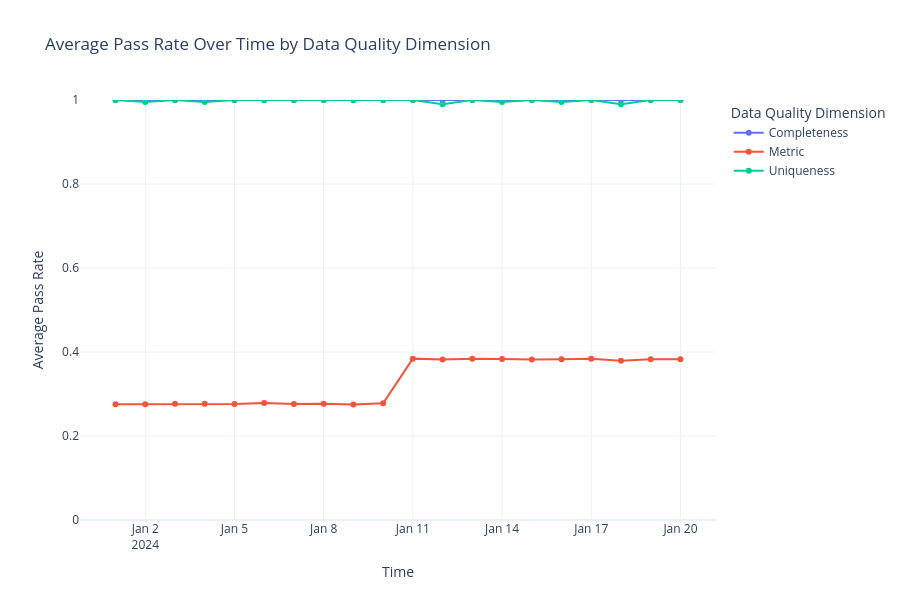

Notebook source saved alongside this figure:
### Code cell
import matplotlib.pyplot as plt
import plotly.express as px

# Group by measurement_time and data_quality_dimension to get average pass_rate
time_series_results = (
    report_df.groupby(["measurement_time", "data_quality_dimension"])
    .agg({"pass_rate": "mean"})
    .reset_index()
    .sort_values("measurement_time")
)

# Create interactive Plotly line chart
fig = px.line(
    time_series_results,
    x="measurement_time",
    y="pass_rate",
    color="data_quality_dimension",
    title="Average Pass Rate Over Time by Data Quality Dimension",
    labels={
        "measurement_time": "Time",
        "pass_rate": "Average Pass Rate",
        "data_quality_dimension": "Data Quality Dimension",
    },
    markers=True,
    height=600,
)

fig.update_layout(
    hovermode="x unified", yaxis=dict(range=[0, 1]), template="plotly_white"
)

fig.show()

# Print summary statistics
print("\nSummary by Data Quality Dimension:")
print(
    time_series_results.groupby("data_quality_dimension")["pass_rate"].agg(
        ["mean", "min", "max"]
    )
)

### Figure 1 — Plotly figure (JSON) as saved in the notebook; plotly's stock layout.template omitted (floating-point values rounded to 4 significant figures)
{"data": [{"hovertemplate": "Data Quality Dimension=Completeness<br>Time=%{x}<br>Average Pass Rate=%{y}<extra></extra>", "legendgroup": "Completeness", "line": {"color": "#636efa", "dash": "solid"}, "marker": {"symbol": "circle"}, "mode": "lines+markers", "name": "Completeness", "orientation": "v", "showlegend": true, "type": "scatter", "x": ["2024-01-01T00:00:00.000000", "2024-01-02T00:00:00.000000", "2024-01-03T00:00:00.000000", "2024-01-04T00:00:00.000000", "2024-01-05T00:00:00.000000", "2024-01-06T00:00:00.000000", "2024-01-07T00:00:00.000000", "2024-01-08T00:00:00.000000", "2024-01-09T00:00:00.000000", "2024-01-10T00:00:00.000000", "2024-01-11T00:00:00.000000", "2024-01-12T00:00:00.000000", "2024-01-13T00:00:00.000000", "2024-01-14T00:00:00.000000", "2024-01-15T00:00:00.000000", "2024-01-16T00:00:00.000000", "2024-01-17T00:00:00.000000", "2024-01-18T00:00:00.000000", "2024-01-19T00:00:00.000000", "2024-01-20T00:00:00.000000"], "xaxis": "x", "y": [1.0, 1.0, 1.0, 1.0, 1.0, 1.0, 1.0, 1.0, 1.0, 1.0, 1.0, 1.0, 1.0, 1.0, 1.0, 1.0, 1.0, 1.0, 1.0, 1.0], "yaxis": "y"}, {"hovertemplate": "Data Quality Dimension=Metric<br>Time=%{x}<br>Average Pass Rate=%{y}<extra></extra>", "legendgroup": "Metric", "line": {"color": "#EF553B", "dash": "solid"}, "marker": {"symbol": "circle"}, "mode": "lines+markers", "name": "Metric", "orientation": "v", "showlegend": true, "type": "scatter", "x": ["2024-01-01T00:00:00.000000", "2024-01-02T00:00:00.000000", "2024-01-03T00:00:00.000000", "2024-01-04T00:00:00.000000", "2024-01-05T00:00:00.000000", "2024-01-06T00:00:00.000000", "2024-01-07T00:00:00.000000", "2024-01-08T00:00:00.000000", "2024-01-09T00:00:00.000000", "2024-01-10T00:00:00.000000", "2024-01-11T00:00:00.000000", "2024-01-12T00:00:00.000000", "2024-01-13T00:00:00.000000", "2024-01-14T00:00:00.000000", "2024-01-15T00:00:00.000000", "2024-01-16T00:00:00.000000", "2024-01-17T00:00:00.000000", "2024-01-18T00:00:00.000000", "2024-01-19T00:00:00.000000", "2024-01-20T00:00:00.000000"], "xaxis": "x", "y": [0.2758, 0.2758, 0.2765, 0.2769, 0.276, 0.2785, 0.2762, 0.2765, 0.2749, 0.278, 0.3842, 0.382, 0.384, 0.3833, 0.382, 0.3829, 0.3836, 0.3793, 0.3829, 0.3827], "yaxis": "y"}, {"hovertemplate": "Data Quality Dimension=Uniqueness<br>Time=%{x}<br>Average Pass Rate=%{y}<extra></extra>", "legendgroup": "Uniqueness", "line": {"color": "#00cc96", "dash": "solid"}, "marker": {"symbol": "circle"}, "mode": "lines+markers", "name": "Uniqueness", "orientation": "v", "showlegend": true, "type": "scatter", "x": ["2024-01-01T00:00:00.000000", "2024-01-02T00:00:00.000000", "2024-01-03T00:00:00.000000", "2024-01-04T00:00:00.000000", "2024-01-05T00:00:00.000000", "2024-01-06T00:00:00.000000", "2024-01-07T00:00:00.000000", "2024-01-08T00:00:00.000000", "2024-01-09T00:00:00.000000", "2024-01-10T00:00:00.000000", "2024-01-11T00:00:00.000000", "2024-01-12T00:00:00.000000", "2024-01-13T00:00:00.000000", "2024-01-14T00:00:00.000000", "2024-01-15T00:00:00.000000", "2024-01-16T00:00:00.000000", "2024-01-17T00:00:00.000000", "2024-01-18T00:00:00.000000", "2024-01-19T00:00:00.000000", "2024-01-20T00:00:00.000000"], "xaxis": "x", "y": [1.0, 0.995, 1.0, 0.995, 1.0, 1.0, 1.0, 1.0, 1.0, 1.0, 1.0, 0.99, 1.0, 0.995, 1.0, 0.995, 1.0, 0.99, 1.0, 1.0], "yaxis": "y"}], "layout": {"height": 600, "hovermode": "x unified", "legend": {"title": {"text": "Data Quality Dimension"}, "tracegroupgap": 0}, "title": {"text": "Average Pass Rate Over Time by Data Quality Dimension"}, "xaxis": {"anchor": "y", "domain": [0, 1], "title": {"text": "Time"}}, "yaxis": {"anchor": "x", "domain": [0, 1], "range": [0, 1], "title": {"text": "Average Pass Rate"}}}}
